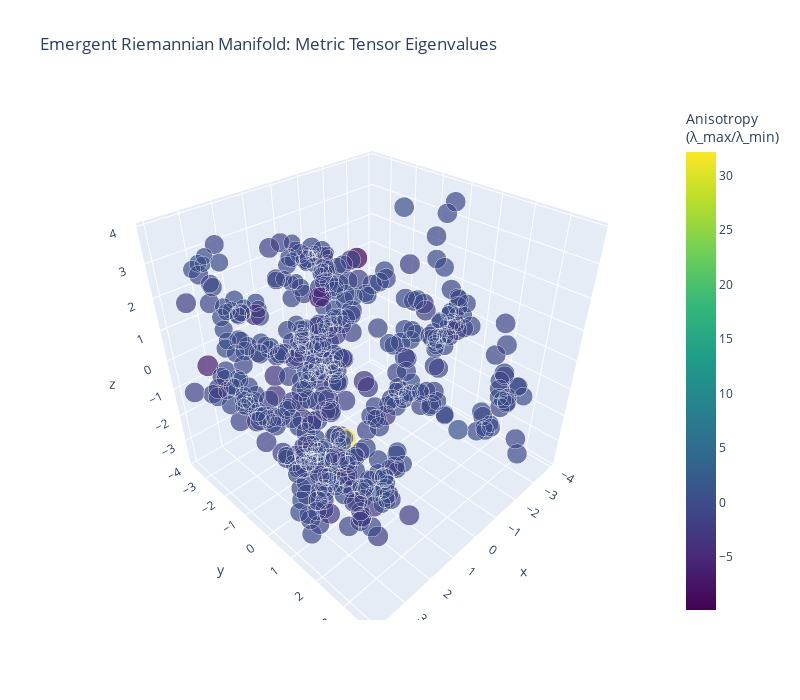

Notebook code cell kept with this figure:
### Markdown cell above
## 8. Visualization 4: Emergent Manifold

Visualize the emergent Riemannian metric via the **metric tensor eigenvalues**.

For each walker, the metric $g_i = H_i + \epsilon_\Sigma I$ defines local distances. We visualize:
- **Eigenvalue magnitudes** (size of ellipsoid axes)
- **Anisotropy** (ratio of max/min eigenvalue)

### Code cell
def plot_emergent_manifold(state, epsilon_Sigma=0.01):
    """Visualize emergent metric via eigenvalue ellipsoids."""
    x_np = state.x.detach().cpu().numpy()
    H_np = state.H.detach().cpu().numpy()
    alive = state.s.bool().cpu().numpy()
    
    # Compute metric eigenvalues for alive walkers
    G = H_np + epsilon_Sigma * np.eye(3)  # g = H + ε I
    eigenvals = np.linalg.eigvalsh(G)  # [N, 3]
    
    # Anisotropy = max / min eigenvalue
    anisotropy = eigenvals[:, 2] / (eigenvals[:, 0] + 1e-8)
    
    fig = go.Figure()
    
    # Plot walkers, sized by mean eigenvalue, colored by anisotropy
    mean_eigval = eigenvals.mean(axis=1)
    
    fig.add_trace(go.Scatter3d(
        x=x_np[alive, 0],
        y=x_np[alive, 1],
        z=x_np[alive, 2],
        mode='markers',
        marker=dict(
            size=5 + 10 * (mean_eigval[alive] - mean_eigval[alive].min()) / (mean_eigval[alive].max() - mean_eigval[alive].min() + 1e-8),
            color=anisotropy[alive],
            colorscale='Viridis',
            colorbar=dict(title="Anisotropy<br>(λ_max/λ_min)"),
            line=dict(width=0.5, color='white'),
        ),
        text=[f"λ=[{eigenvals[i,0]:.2f}, {eigenvals[i,1]:.2f}, {eigenvals[i,2]:.2f}]" 
              for i in np.where(alive)[0]],
        hovertemplate="<b>%{text}</b><br>" +
                      "Anisotropy: %{marker.color:.2f}<extra></extra>",
        name="Metric Tensor",
    ))
    
    fig.update_layout(
        title="Emergent Riemannian Manifold: Metric Tensor Eigenvalues",
        scene=dict(
            xaxis_title="x",
            yaxis_title="y",
            zaxis_title="z",
            aspectmode='cube',
        ),
        width=800,
        height=700,
    )
    
    return fig

fig_manifold = plot_emergent_manifold(state, epsilon_Sigma=params.epsilon_Sigma)
fig_manifold.show()

print("\nInterpretation:")
print("  Marker size: Mean eigenvalue (local 'stiffness' of metric)")
print("  Marker color: Anisotropy (how elongated the metric ellipsoid is)")
print("  High anisotropy → Directional bias in geometry")

### Figure 1 — Plotly figure (JSON) as saved in the notebook; plotly's stock layout.template omitted (floating-point values rounded to 4 significant figures; data arrays with more than 128 entries replaced by an {"elided": "..."} marker saying what was removed)
{"data": [{"hovertemplate": "<b>%{text}</b><br>Anisotropy: %{marker.color:.2f}<extra></extra>", "marker": {"color": {"elided": "493 float values"}, "colorbar": {"title": {"text": "Anisotropy<br>(λ_max/λ_min)"}}, "colorscale": [[0, "#440154"], [0.1111, "#482878"], [0.2222, "#3e4989"], [0.3333, "#31688e"], [0.4444, "#26828e"], [0.5556, "#1f9e89"], [0.6667, "#35b779"], [0.7778, "#6ece58"], [0.8889, "#b5de2b"], [1, "#fde725"]], "line": {"color": "white", "width": 0.5}, "size": {"elided": "493 float values"}}, "mode": "markers", "name": "Metric Tensor", "text": {"elided": "493 str values"}, "type": "scatter3d", "x": {"elided": "493 float values"}, "y": {"elided": "493 float values"}, "z": {"elided": "493 float values"}}], "layout": {"height": 700, "scene": {"aspectmode": "cube", "xaxis": {"title": {"text": "x"}}, "yaxis": {"title": {"text": "y"}}, "zaxis": {"title": {"text": "z"}}}, "title": {"text": "Emergent Riemannian Manifold: Metric Tensor Eigenvalues"}, "width": 800}}
